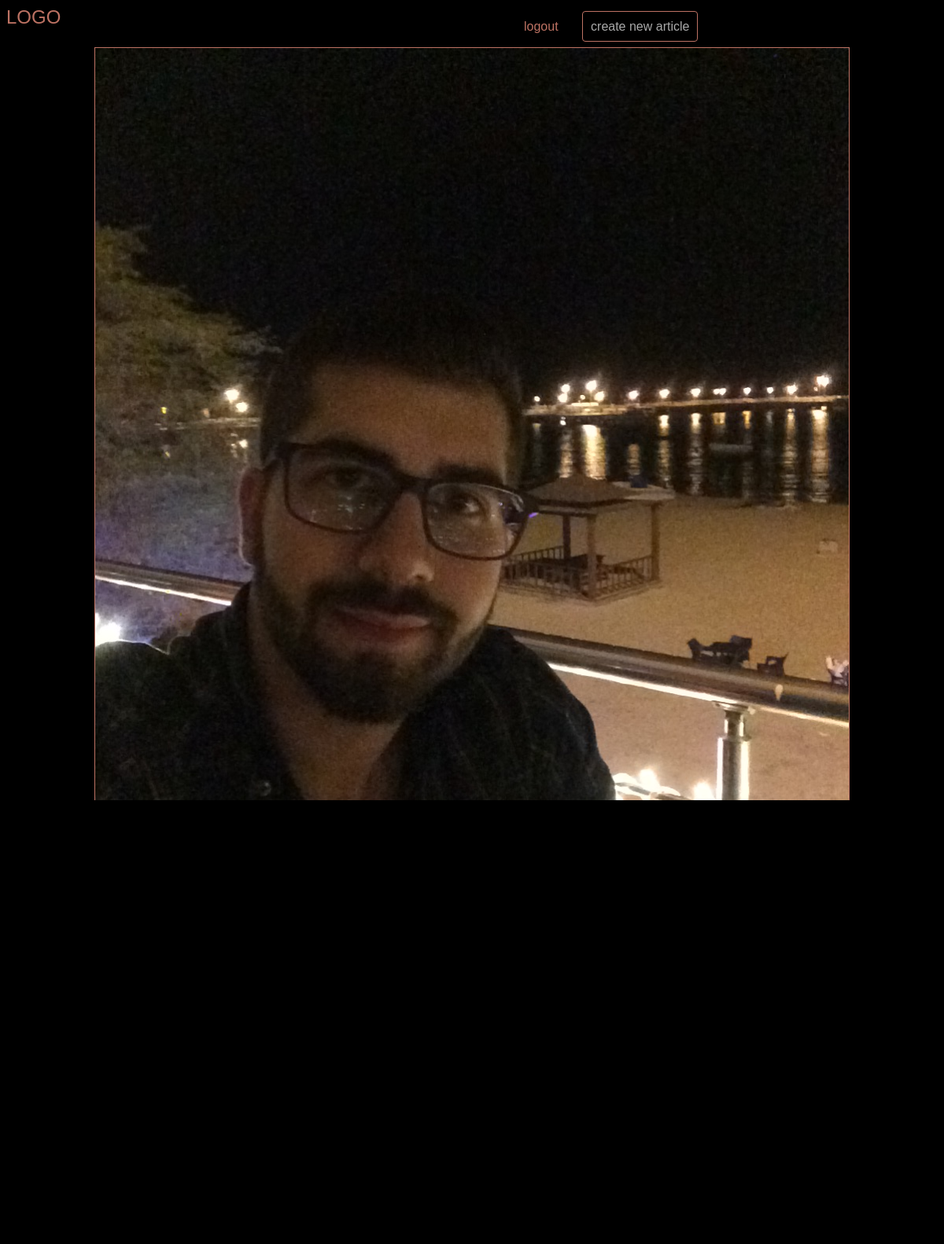
The app's page /articles/Who-Am-I (signed in), older data.
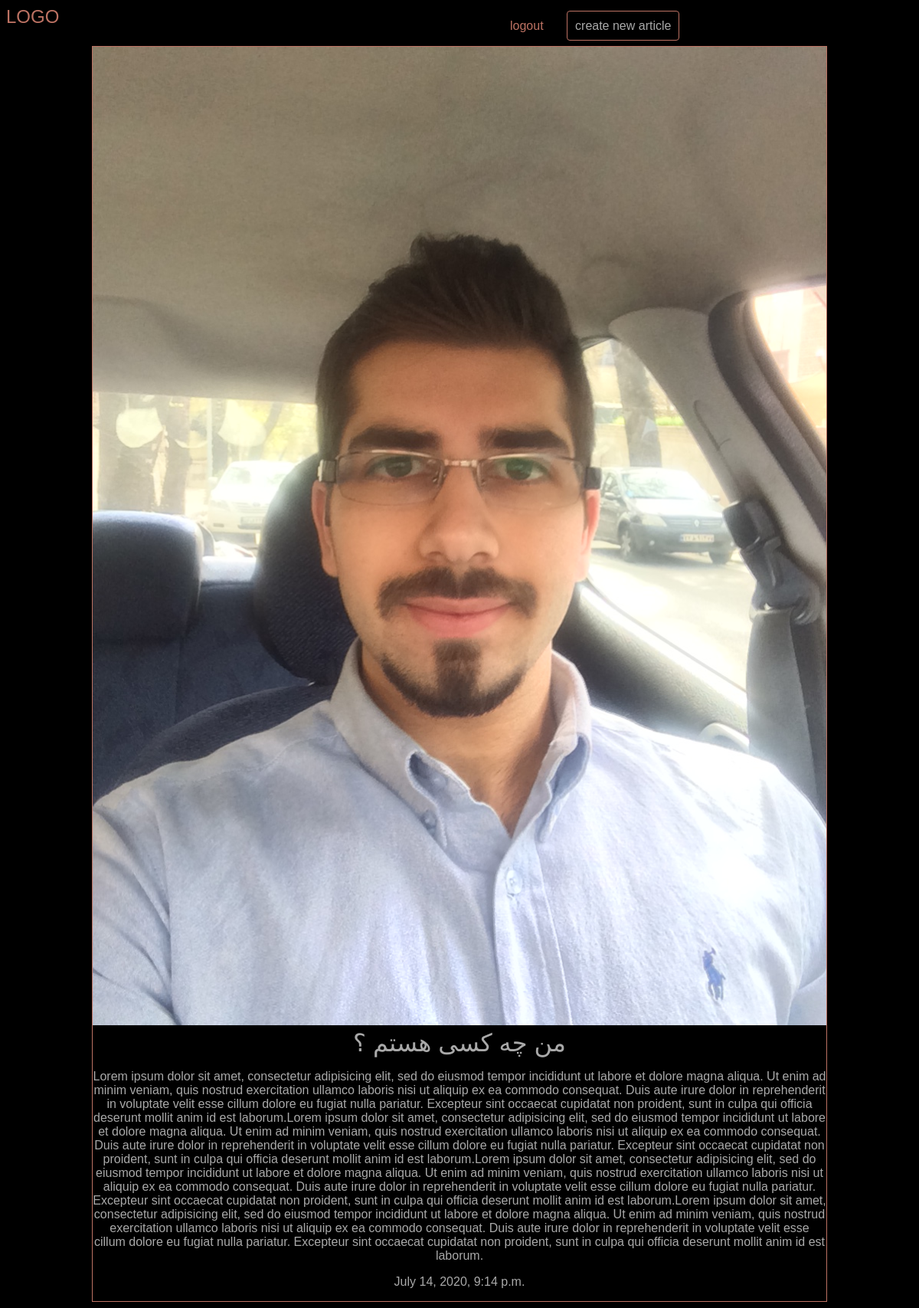
The same page, newer data.
### articles/models.py (models this page shows, shortened)
class Article(models.Model):
    title = models.CharField(max_length=100)
    slug = models.SlugField()
    body = models.TextField()
    date = models.DateTimeField(auto_now_add=True)
    image = models.ImageField(default='default.jpg',blank=True)
    author = models.ForeignKey(User, default=None, on_delete=models.CASCADE)

### articles/views.py (the view)
# urls.py: path('<slug>', views.articles_detail, name="detail"),
def articles_detail(request, slug):
    article = models.Article.objects.get(slug=slug)
    arg = {'article' : article}
    return render(request, 'articles/articles_detail.html', arg)

### articles/templates/articles/articles_detail.html
{% extends 'base.html' %}
{% block content %}
<div class="article-detail">
  <div class="article">
    <img src="{{article.image.url}}" alt="">
    <h2>{{article.title}}</h2>
    <p>{{article.body}}</p>
    <p>{{article.date}}</p>
  </div>
</div>
{% endblock %}

Row changes from the older to the newer data that the page shows:
removed Article: image (picture)
now on this page (row edited): Article: image (picture), title "من چه کسی هستم ؟", body "Lorem ipsum dolor sit amet, consectetur adipisicing elit, sed do eiusmod tempor incididunt ut labore et dolore magna aliqua. Ut enim ad minim veniam, quis nostrud exercitation ullamco laboris nisi ut aliquip ex ea commodo consequat. Duis aute irure dolor in reprehenderit in voluptate velit esse cillum dolore eu fugiat nulla pariatur. Excepteur sint occaecat cupidatat non proident, sunt in culpa qui officia deserunt mollit anim id est laborum.Lorem ipsum dolor sit amet, consectetur adipisicing elit, sed do eiusmod tempor incididunt ut labore et dolore magna aliqua. Ut enim ad minim veniam, quis nostrud exercitation ullamco laboris nisi ut aliquip ex ea commodo consequat. Duis aute irure…", date "July 14, 2020, 9:14 p.m."
